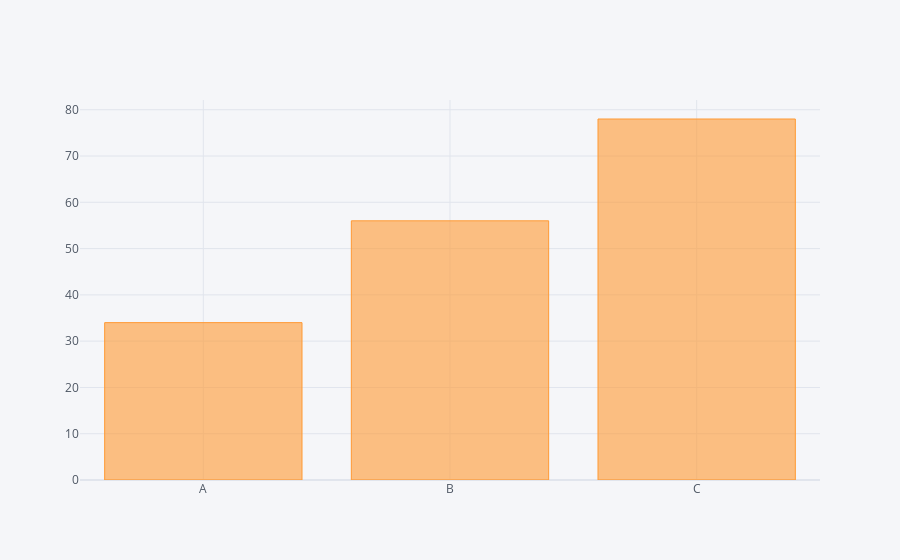

Here is the notebook cell this chart was saved with:
### Code cell
df2.iplot(kind = 'bar', x = 'Category', y = 'Values')

### Figure 1 — Plotly figure (JSON) as saved in the notebook; plotly's stock layout.template omitted (floating-point values rounded to 4 significant figures)
{"data": [{"marker": {"color": "rgba(255, 153, 51, 0.6)", "line": {"color": "rgba(255, 153, 51, 1.0)", "width": 1}}, "name": "Values", "orientation": "v", "text": "", "type": "bar", "x": ["A", "B", "C"], "y": [34, 56, 78]}], "layout": {"legend": {"bgcolor": "#F5F6F9", "font": {"color": "#4D5663"}}, "paper_bgcolor": "#F5F6F9", "plot_bgcolor": "#F5F6F9", "title": {"font": {"color": "#4D5663"}}, "xaxis": {"gridcolor": "#E1E5ED", "showgrid": true, "tickfont": {"color": "#4D5663"}, "title": {"font": {"color": "#4D5663"}, "text": ""}, "zerolinecolor": "#E1E5ED"}, "yaxis": {"gridcolor": "#E1E5ED", "showgrid": true, "tickfont": {"color": "#4D5663"}, "title": {"font": {"color": "#4D5663"}, "text": ""}, "zerolinecolor": "#E1E5ED"}}}
